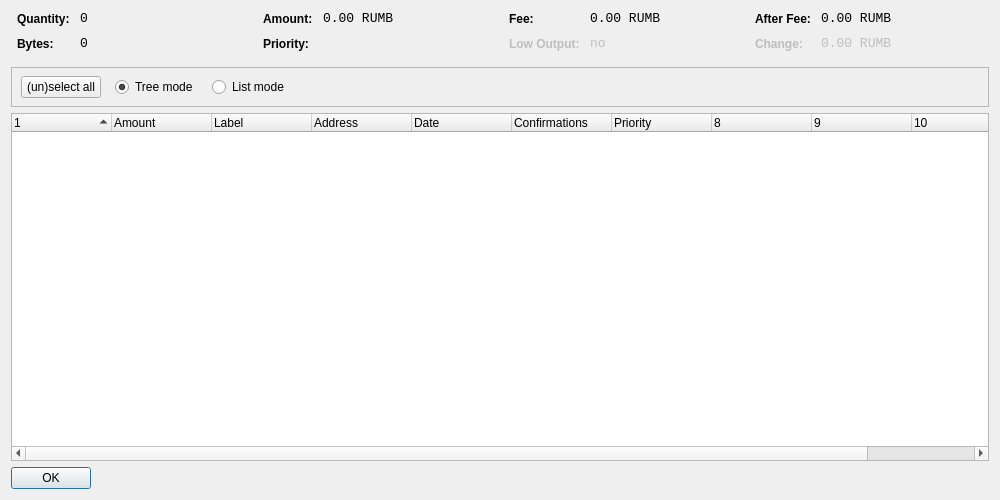
<?xml version="1.0" encoding="UTF-8"?>
<ui version="4.0">
 <class>CoinControlDialog</class>
 <widget class="QDialog" name="CoinControlDialog">
  <property name="geometry">
   <rect>
    <x>0</x>
    <y>0</y>
    <width>1000</width>
    <height>500</height>
   </rect>
  </property>
  <property name="windowTitle">
   <string>Coin Control</string>
  </property>
  <layout class="QVBoxLayout" name="verticalLayout">
   <item>
    <layout class="QHBoxLayout" name="horizontalLayoutTop" stretch="0,0,0,0">
     <property name="topMargin">
      <number>0</number>
     </property>
     <property name="bottomMargin">
      <number>10</number>
     </property>
     <item>
      <layout class="QFormLayout" name="formLayoutCoinControl1">
       <property name="horizontalSpacing">
        <number>10</number>
       </property>
       <property name="verticalSpacing">
        <number>10</number>
       </property>
       <property name="leftMargin">
        <number>6</number>
       </property>
       <property name="rightMargin">
        <number>6</number>
       </property>
       <item row="0" column="0">
        <widget class="QLabel" name="labelCoinControlQuantityText">
         <property name="styleSheet">
          <string notr="true">font-weight:bold;</string>
         </property>
         <property name="text">
          <string>Quantity:</string>
         </property>
        </widget>
       </item>
       <item row="0" column="1">
        <widget class="QLabel" name="labelCoinControlQuantity">
         <property name="font">
          <font>
           <family>Monospace</family>
           <pointsize>10</pointsize>
          </font>
         </property>
         <property name="cursor">
          <cursorShape>IBeamCursor</cursorShape>
         </property>
         <property name="contextMenuPolicy">
          <enum>Qt::ActionsContextMenu</enum>
         </property>
         <property name="text">
          <string notr="true">0</string>
         </property>
         <property name="textInteractionFlags">
          <set>Qt::LinksAccessibleByMouse|Qt::TextSelectableByKeyboard|Qt::TextSelectableByMouse</set>
         </property>
        </widget>
       </item>
       <item row="1" column="0">
        <widget class="QLabel" name="labelCoinControlBytesText">
         <property name="styleSheet">
          <string notr="true">font-weight:bold;</string>
         </property>
         <property name="text">
          <string>Bytes:</string>
         </property>
        </widget>
       </item>
       <item row="1" column="1">
        <widget class="QLabel" name="labelCoinControlBytes">
         <property name="font">
          <font>
           <family>Monospace</family>
           <pointsize>10</pointsize>
          </font>
         </property>
         <property name="cursor">
          <cursorShape>IBeamCursor</cursorShape>
         </property>
         <property name="contextMenuPolicy">
          <enum>Qt::ActionsContextMenu</enum>
         </property>
         <property name="text">
          <string notr="true">0</string>
         </property>
         <property name="textInteractionFlags">
          <set>Qt::LinksAccessibleByMouse|Qt::TextSelectableByKeyboard|Qt::TextSelectableByMouse</set>
         </property>
        </widget>
       </item>
      </layout>
     </item>
     <item>
      <layout class="QFormLayout" name="formLayoutCoinControl2">
       <property name="horizontalSpacing">
        <number>10</number>
       </property>
       <property name="verticalSpacing">
        <number>10</number>
       </property>
       <property name="leftMargin">
        <number>6</number>
       </property>
       <property name="rightMargin">
        <number>6</number>
       </property>
       <item row="0" column="0">
        <widget class="QLabel" name="labelCoinControlAmountText">
         <property name="styleSheet">
          <string notr="true">font-weight:bold;</string>
         </property>
         <property name="text">
          <string>Amount:</string>
         </property>
        </widget>
       </item>
       <item row="0" column="1">
        <widget class="QLabel" name="labelCoinControlAmount">
         <property name="font">
          <font>
           <family>Monospace</family>
           <pointsize>10</pointsize>
          </font>
         </property>
         <property name="cursor">
          <cursorShape>IBeamCursor</cursorShape>
         </property>
         <property name="contextMenuPolicy">
          <enum>Qt::ActionsContextMenu</enum>
         </property>
         <property name="text">
          <string notr="true">0.00 RUMB</string>
         </property>
         <property name="textInteractionFlags">
          <set>Qt::LinksAccessibleByMouse|Qt::TextSelectableByKeyboard|Qt::TextSelectableByMouse</set>
         </property>
        </widget>
       </item>
       <item row="1" column="0">
        <widget class="QLabel" name="labelCoinControlPriorityText">
         <property name="styleSheet">
          <string notr="true">font-weight:bold;</string>
         </property>
         <property name="text">
          <string>Priority:</string>
         </property>
        </widget>
       </item>
       <item row="1" column="1">
        <widget class="QLabel" name="labelCoinControlPriority">
         <property name="font">
          <font>
           <family>Monospace</family>
           <pointsize>10</pointsize>
          </font>
         </property>
         <property name="cursor">
          <cursorShape>IBeamCursor</cursorShape>
         </property>
         <property name="contextMenuPolicy">
          <enum>Qt::ActionsContextMenu</enum>
         </property>
         <property name="text">
          <string/>
         </property>
         <property name="textInteractionFlags">
          <set>Qt::LinksAccessibleByMouse|Qt::TextSelectableByKeyboard|Qt::TextSelectableByMouse</set>
         </property>
        </widget>
       </item>
      </layout>
     </item>
     <item>
      <layout class="QFormLayout" name="formLayoutCoinControl3">
       <property name="horizontalSpacing">
        <number>10</number>
       </property>
       <property name="verticalSpacing">
        <number>10</number>
       </property>
       <property name="leftMargin">
        <number>6</number>
       </property>
       <property name="rightMargin">
        <number>6</number>
       </property>
       <item row="0" column="0">
        <widget class="QLabel" name="labelCoinControlFeeText">
         <property name="styleSheet">
          <string notr="true">font-weight:bold;</string>
         </property>
         <property name="text">
          <string>Fee:</string>
         </property>
        </widget>
       </item>
       <item row="0" column="1">
        <widget class="QLabel" name="labelCoinControlFee">
         <property name="font">
          <font>
           <family>Monospace</family>
           <pointsize>10</pointsize>
          </font>
         </property>
         <property name="cursor">
          <cursorShape>IBeamCursor</cursorShape>
         </property>
         <property name="contextMenuPolicy">
          <enum>Qt::ActionsContextMenu</enum>
         </property>
         <property name="text">
          <string notr="true">0.00 RUMB</string>
         </property>
         <property name="textInteractionFlags">
          <set>Qt::LinksAccessibleByMouse|Qt::TextSelectableByKeyboard|Qt::TextSelectableByMouse</set>
         </property>
        </widget>
       </item>
       <item row="1" column="0">
        <widget class="QLabel" name="labelCoinControlLowOutputText">
         <property name="enabled">
          <bool>false</bool>
         </property>
         <property name="styleSheet">
          <string notr="true">font-weight:bold;</string>
         </property>
         <property name="text">
          <string>Low Output:</string>
         </property>
        </widget>
       </item>
       <item row="1" column="1">
        <widget class="QLabel" name="labelCoinControlLowOutput">
         <property name="enabled">
          <bool>false</bool>
         </property>
         <property name="font">
          <font>
           <family>Monospace</family>
           <pointsize>10</pointsize>
          </font>
         </property>
         <property name="cursor">
          <cursorShape>IBeamCursor</cursorShape>
         </property>
         <property name="contextMenuPolicy">
          <enum>Qt::ActionsContextMenu</enum>
         </property>
         <property name="text">
          <string notr="true">no</string>
         </property>
         <property name="textInteractionFlags">
          <set>Qt::LinksAccessibleByMouse|Qt::TextSelectableByKeyboard|Qt::TextSelectableByMouse</set>
         </property>
        </widget>
       </item>
      </layout>
     </item>
     <item>
      <layout class="QFormLayout" name="formLayoutCoinControl4">
       <property name="horizontalSpacing">
        <number>10</number>
       </property>
       <property name="verticalSpacing">
        <number>10</number>
       </property>
       <property name="leftMargin">
        <number>6</number>
       </property>
       <property name="rightMargin">
        <number>6</number>
       </property>
       <item row="0" column="0">
        <widget class="QLabel" name="labelCoinControlAfterFeeText">
         <property name="styleSheet">
          <string notr="true">font-weight:bold;</string>
         </property>
         <property name="text">
          <string>After Fee:</string>
         </property>
        </widget>
       </item>
       <item row="0" column="1">
        <widget class="QLabel" name="labelCoinControlAfterFee">
         <property name="font">
          <font>
           <family>Monospace</family>
           <pointsize>10</pointsize>
          </font>
         </property>
         <property name="cursor">
          <cursorShape>IBeamCursor</cursorShape>
         </property>
         <property name="contextMenuPolicy">
          <enum>Qt::ActionsContextMenu</enum>
         </property>
         <property name="text">
          <string notr="true">0.00 RUMB</string>
         </property>
         <property name="textInteractionFlags">
          <set>Qt::LinksAccessibleByMouse|Qt::TextSelectableByKeyboard|Qt::TextSelectableByMouse</set>
         </property>
        </widget>
       </item>
       <item row="1" column="0">
        <widget class="QLabel" name="labelCoinControlChangeText">
         <property name="enabled">
          <bool>false</bool>
         </property>
         <property name="styleSheet">
          <string notr="true">font-weight:bold;</string>
         </property>
         <property name="text">
          <string>Change:</string>
         </property>
        </widget>
       </item>
       <item row="1" column="1">
        <widget class="QLabel" name="labelCoinControlChange">
         <property name="enabled">
          <bool>false</bool>
         </property>
         <property name="font">
          <font>
           <family>Monospace</family>
           <pointsize>10</pointsize>
          </font>
         </property>
         <property name="cursor">
          <cursorShape>IBeamCursor</cursorShape>
         </property>
         <property name="contextMenuPolicy">
          <enum>Qt::ActionsContextMenu</enum>
         </property>
         <property name="text">
          <string notr="true">0.00 RUMB</string>
         </property>
         <property name="textInteractionFlags">
          <set>Qt::LinksAccessibleByMouse|Qt::TextSelectableByKeyboard|Qt::TextSelectableByMouse</set>
         </property>
        </widget>
       </item>
      </layout>
     </item>
    </layout>
   </item>
   <item>
    <widget class="QFrame" name="frame">
     <property name="minimumSize">
      <size>
       <width>0</width>
       <height>40</height>
      </size>
     </property>
     <property name="frameShape">
      <enum>QFrame::StyledPanel</enum>
     </property>
     <property name="frameShadow">
      <enum>QFrame::Sunken</enum>
     </property>
     <widget class="QWidget" name="horizontalLayoutWidget">
      <property name="geometry">
       <rect>
        <x>10</x>
        <y>0</y>
        <width>781</width>
        <height>41</height>
       </rect>
      </property>
      <layout class="QHBoxLayout" name="horizontalLayoutPanel" stretch="0,0,0,0,0">
       <property name="spacing">
        <number>14</number>
       </property>
       <item>
        <widget class="QPushButton" name="pushButtonSelectAll">
         <property name="sizePolicy">
          <sizepolicy hsizetype="Maximum" vsizetype="Fixed">
           <horstretch>0</horstretch>
           <verstretch>0</verstretch>
          </sizepolicy>
         </property>
         <property name="text">
          <string>(un)select all</string>
         </property>
        </widget>
       </item>
       <item>
        <widget class="QRadioButton" name="radioTreeMode">
         <property name="sizePolicy">
          <sizepolicy hsizetype="Maximum" vsizetype="Fixed">
           <horstretch>0</horstretch>
           <verstretch>0</verstretch>
          </sizepolicy>
         </property>
         <property name="text">
          <string>Tree mode</string>
         </property>
         <property name="checked">
          <bool>true</bool>
         </property>
        </widget>
       </item>
       <item>
        <widget class="QRadioButton" name="radioListMode">
         <property name="sizePolicy">
          <sizepolicy hsizetype="Maximum" vsizetype="Fixed">
           <horstretch>0</horstretch>
           <verstretch>0</verstretch>
          </sizepolicy>
         </property>
         <property name="text">
          <string>List mode</string>
         </property>
        </widget>
       </item>
       <item>
        <spacer name="horizontalSpacer">
         <property name="orientation">
          <enum>Qt::Horizontal</enum>
         </property>
         <property name="sizeHint" stdset="0">
          <size>
           <width>40</width>
           <height>20</height>
          </size>
         </property>
        </spacer>
       </item>
      </layout>
     </widget>
    </widget>
   </item>
   <item>
    <widget class="CoinControlTreeWidget" name="treeWidget">
     <property name="contextMenuPolicy">
      <enum>Qt::CustomContextMenu</enum>
     </property>
     <property name="sortingEnabled">
      <bool>false</bool>
     </property>
     <property name="columnCount">
      <number>11</number>
     </property>
     <attribute name="headerShowSortIndicator" stdset="0">
      <bool>true</bool>
     </attribute>
     <attribute name="headerStretchLastSection">
      <bool>false</bool>
     </attribute>
     <column>
      <property name="text">
       <string/>
      </property>
     </column>
     <column>
      <property name="text">
       <string>Amount</string>
      </property>
     </column>
     <column>
      <property name="text">
       <string>Label</string>
      </property>
     </column>
     <column>
      <property name="text">
       <string>Address</string>
      </property>
     </column>
     <column>
      <property name="text">
       <string>Date</string>
      </property>
     </column>
     <column>
      <property name="text">
       <string>Confirmations</string>
      </property>
      <property name="toolTip">
       <string>Confirmed</string>
      </property>
     </column>
     <column>
      <property name="text">
       <string>Priority</string>
      </property>
     </column>
     <column>
      <property name="text">
       <string/>
      </property>
     </column>
     <column>
      <property name="text">
       <string/>
      </property>
     </column>
     <column>
      <property name="text">
       <string/>
      </property>
     </column>
     <column>
      <property name="text">
       <string/>
      </property>
     </column>
    </widget>
   </item>
   <item>
    <widget class="QDialogButtonBox" name="buttonBox">
     <property name="sizePolicy">
      <sizepolicy hsizetype="Maximum" vsizetype="Fixed">
       <horstretch>0</horstretch>
       <verstretch>0</verstretch>
      </sizepolicy>
     </property>
     <property name="orientation">
      <enum>Qt::Horizontal</enum>
     </property>
     <property name="standardButtons">
      <set>QDialogButtonBox::Ok</set>
     </property>
    </widget>
   </item>
  </layout>
 </widget>
 <customwidgets>
  <customwidget>
   <class>CoinControlTreeWidget</class>
   <extends>QTreeWidget</extends>
   <header>coincontroltreewidget.h</header>
  </customwidget>
 </customwidgets>
 <resources/>
 <connections/>
</ui>
